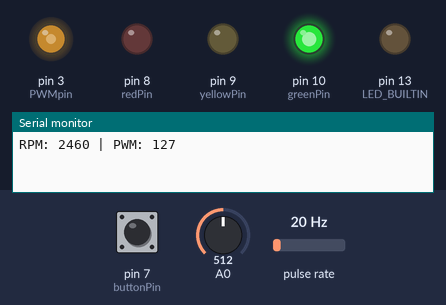
This sketch was run on a simulated Arduino Uno, built with avr-gcc and run on an emulated ATmega328P. Shown: output pins drawn as LEDs (lit = HIGH), the last lines printed to the serial monitor. Wiring (inferred from the names in the program): pulse sensor: data pin 5. The inputs (shaded band) are chosen by the test bench; at power-on: pin 7 (buttonPin) LOW, A0 = 512, pulse rate 20 Hz.

Above: at 1.2 s.
1.3 s: pin 7 (buttonPin) pulled HIGH for 0.15 s
At 1.5 s:
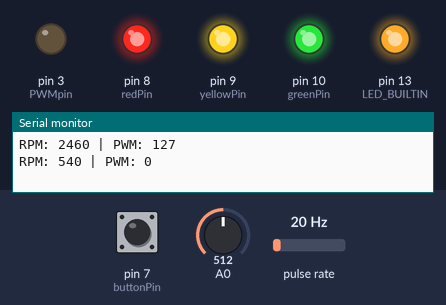
4.3 s: A0 set to 122
At 5.8 s:
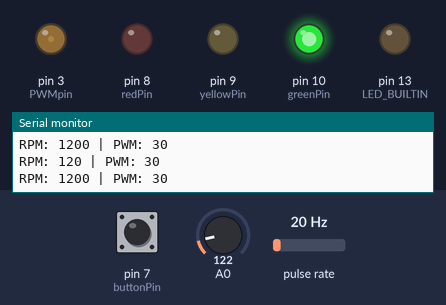
7.0 s: pulse rate (sensor on pin 5) set to 18 Hz
9.7 s: pulse rate (sensor on pin 5) set to 15 Hz
At 10.9 s:
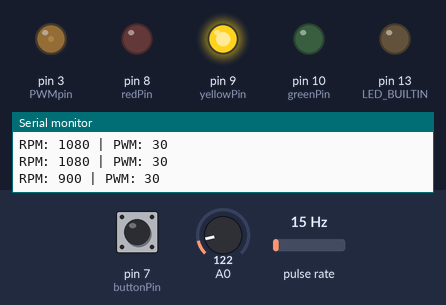
12.0 s: pin 7 (buttonPin) pulled HIGH for 1 s
At 14.2 s:
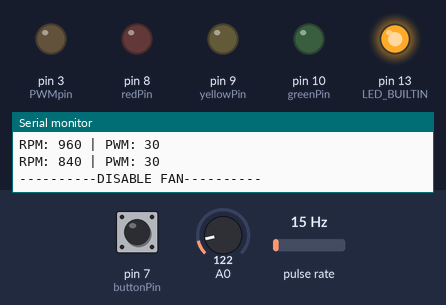
14.5 s: pin 7 (buttonPin) pulled HIGH for 3.2 s
At 17.75 s:
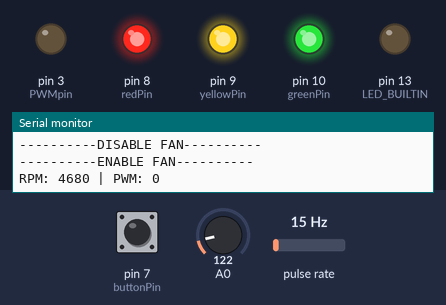
Timing chart, 0 to 20.5 s (numbered marks = the images above; inputs shaded):
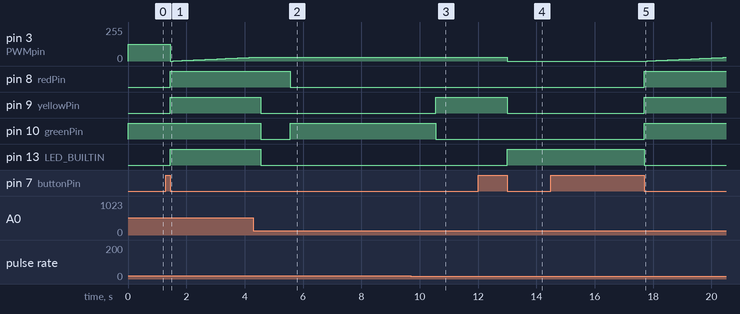

The sketch:

sketch_jul11a.ino
```cpp
int tachPin = 5;
int PWMpin = 3;
int buttonPin = 7;

int greenPin = 10;
int yellowPin = 9;
int redPin = 8;

int buttonState = 0;
int lastButtonState = 0;
unsigned long buttonPressStartTime = 0;
unsigned long requiredHoldTime = 1000;

bool isOff = false;

unsigned long previousMillis = 0;
unsigned long interval = 1000;

void setup() {
  Serial.begin(9600);
  pinMode(PWMpin, OUTPUT);
  pinMode(buttonPin, INPUT);

  pinMode(greenPin, OUTPUT);
  pinMode(yellowPin, OUTPUT);
  pinMode(redPin, OUTPUT);

  pinMode(LED_BUILTIN, OUTPUT);

  digitalWrite(greenPin, HIGH);

  pinMode(tachPin, INPUT_PULLUP);

  TCCR1A &= ~(_BV(WGM11) | _BV(WGM10));
  TCCR1B &= ~(_BV(WGM13) | _BV(WGM12) | _BV(CS12) | _BV(CS11) | _BV(CS10));
  // Set clock source to T1, falling edge (set CS10 for rising edge)
  TCCR1B |= _BV(CS12) | _BV(CS11);
}

int getControl() {
  int pot = analogRead(A0);
  return pot * (255 / 1023.0);
}

void logValues(int pwm, bool isNormalMode) {
  int rpm = TCNT1 * 60;
  if (isNormalMode) {
    if (rpm < 500) {
      digitalWrite(redPin, HIGH);
      digitalWrite(yellowPin, LOW);
      digitalWrite(greenPin, LOW);
    } else if (rpm < 1000) {
      digitalWrite(redPin, LOW);
      digitalWrite(yellowPin, HIGH);
      digitalWrite(greenPin, LOW);
    } else {
      digitalWrite(redPin, LOW);
      digitalWrite(yellowPin, LOW);
      digitalWrite(greenPin, HIGH);
    }
  }
  TCNT1 = 0;
  Serial.print("RPM: ");
  Serial.print(rpm);
  Serial.print(" | PWM: ");
  Serial.println(pwm);
  //Serial.println(rpm);
}

void loop() {
  unsigned long currentMillis = millis();

  buttonState = digitalRead(buttonPin);

  if (buttonState != lastButtonState) {
    if (buttonState == HIGH) {
      buttonPressStartTime = currentMillis;
    } else {
      unsigned long buttonPressDuration = currentMillis - buttonPressStartTime;

      if (buttonPressDuration >= requiredHoldTime) {
        isOff = !isOff;
        digitalWrite(redPin, isOff ? LOW : HIGH);
        digitalWrite(greenPin, isOff ? LOW : HIGH);
        digitalWrite(yellowPin, isOff ? LOW : HIGH);
        digitalWrite(LED_BUILTIN, isOff ? HIGH : LOW);
        analogWrite(PWMpin, isOff ? 0 : 250);
        Serial.println(isOff ? "----------DISABLE FAN----------" : "----------ENABLE FAN----------");

        if (!isOff) {
          for (int i = 0; i <= getControl(); i++) {
            analogWrite(PWMpin, i);
            if (i % 10 == 0) { logValues(i, false); }
            delay(100);
          }
        }
      } else {
        digitalWrite(redPin, HIGH);
        digitalWrite(yellowPin, HIGH);
        digitalWrite(greenPin, HIGH);
        digitalWrite(LED_BUILTIN, HIGH);
        for (int i = 0; i <= getControl(); i++) {
          analogWrite(PWMpin, i);
          if (i % 10 == 0) { logValues(i, false); }
          delay(100);
        }
        digitalWrite(redPin, LOW);
        digitalWrite(yellowPin, LOW);
        digitalWrite(greenPin, LOW);
        digitalWrite(LED_BUILTIN, LOW);
      }
    }
  }

  lastButtonState = buttonState;

  if (!isOff) {
    int fan_speed = getControl();

    analogWrite(PWMpin, fan_speed);

    if (currentMillis - previousMillis >= interval) {
      previousMillis = currentMillis;

      logValues(fan_speed, true);
    }
  }
}
```

Measured:
- the behaviour switches between 17 and 16 Hz on pulse rate (sensor on pin 5) (found by bisection; images 2 and 3)
- after the input at 1.3 s, pin 3 (PWMpin): 127/255 → 0/255 after 0.15 s, → 1/255 0.10 s later, → 2/255 0.10 s later, → 3/255 0.10 s later, … (29 changes in this stretch); pin 8 (redPin), pin 9 (yellowPin), pin 13 (LED_BUILTIN): LOW → HIGH after 0.15 s
- after the input at 4.3 s, pin 3 (PWMpin): goes on until 4.5 s, then stays 30/255; pin 8 (redPin): HIGH → LOW after 1.3 s; pin 9 (yellowPin), pin 13 (LED_BUILTIN): HIGH → LOW after 0.26 s; pin 10 (greenPin): HIGH → LOW after 0.26 s, → HIGH 1.0 s later
- after the input at 9.7 s, pin 9 (yellowPin): LOW → HIGH after 0.86 s; pin 10 (greenPin): HIGH → LOW after 0.86 s
- after the input at 12.0 s, pin 3 (PWMpin): 30/255 → 0/255 after 1.0 s; pin 9 (yellowPin): HIGH → LOW after 1.0 s; pin 13 (LED_BUILTIN): LOW → HIGH after 1.0 s
- after the input at 14.5 s, pin 3 (PWMpin): moves from 0/255 to 27/255 over 2.6 s, starting after 3.3 s; pin 8 (redPin), pin 9 (yellowPin), pin 10 (greenPin): LOW → HIGH after 3.2 s; pin 13 (LED_BUILTIN): HIGH → LOW after 3.2 s
